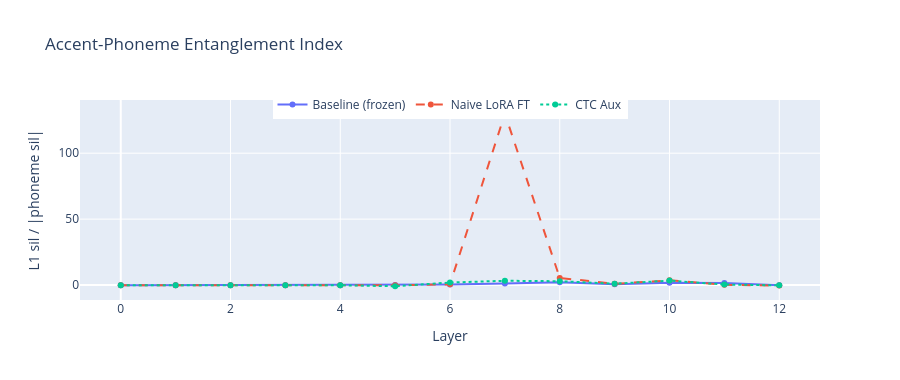

The code cell stored with this chart in its notebook:
### Markdown cell above
---
# Section 5 — Deeper Diagnostics

### Code cell
# ── 5a. Accent-Phoneme Entanglement Index ─────────────────────────────────────
display(HTML("<h4>Accent-Phoneme Entanglement Index (L1 sil / |phoneme sil|)</h4>"))
display(HTML('<p style="color:#888">Higher = accent more structured than phoneme = more entangled</p>'))

fig = go.Figure()
for key in MODELS:
    ph = df[(df["model"] == key) & (df["label_type"] == "phoneme")].sort_values("layer")
    l1 = df[(df["model"] == key) & (df["label_type"] == "l1")].sort_values("layer")
    ratio = l1["silhouette"].values / (np.abs(ph["silhouette"].values) + 1e-8)
    s = MODEL_STYLES.get(key, {})
    fig.add_trace(go.Scatter(
        x=LAYERS, y=ratio.tolist(), name=s.get("label", key),
        mode="lines+markers",
        line=dict(color=s.get("color"), dash=s.get("dash"), width=2),
    ))
fig.update_layout(title="Accent-Phoneme Entanglement Index", height=380,
                  legend=dict(orientation="h", y=1.05, xanchor="center", x=0.5))
fig.update_xaxes(title_text="Layer")
fig.update_yaxes(title_text="L1 sil / |phoneme sil|")
fig.show()

### Figure 1 — Plotly figure (JSON) as saved in the notebook; plotly's stock layout.template omitted (floating-point values rounded to 4 significant figures)
{"data": [{"line": {"color": "#636EFA", "dash": "solid", "width": 2}, "mode": "lines+markers", "name": "Baseline (frozen)", "type": "scatter", "x": [0, 1, 2, 3, 4, 5, 6, 7, 8, 9, 10, 11, 12], "y": [-0.2061, -0.1056, -0.1011, -0.0509, -0.06021, 0.04247, 0.3927, 1.261, 2.095, 0.6705, 1.738, 1.508, -0.2158]}, {"line": {"color": "#EF553B", "dash": "dash", "width": 2}, "mode": "lines+markers", "name": "Naive LoRA FT", "type": "scatter", "x": [0, 1, 2, 3, 4, 5, 6, 7, 8, 9, 10, 11, 12], "y": [-0.1568, -0.1225, -0.06323, -0.1051, -0.03948, -0.1575, 0.6104, 129.9, 5.428, 0.9672, 3.609, 0.2357, -0.3527]}, {"line": {"color": "#00CC96", "dash": "dot", "width": 2}, "mode": "lines+markers", "name": "CTC Aux", "type": "scatter", "x": [0, 1, 2, 3, 4, 5, 6, 7, 8, 9, 10, 11, 12], "y": [-0.1727, -0.1406, -0.1438, -0.06716, -0.1059, -0.88, 1.942, 3.266, 2.939, 1.023, 3.389, 0.4198, -0.1843]}], "layout": {"height": 380, "legend": {"orientation": "h", "x": 0.5, "xanchor": "center", "y": 1.05}, "title": {"text": "Accent-Phoneme Entanglement Index"}, "xaxis": {"title": {"text": "Layer"}}, "yaxis": {"title": {"text": "L1 sil / |phoneme sil|"}}}}
